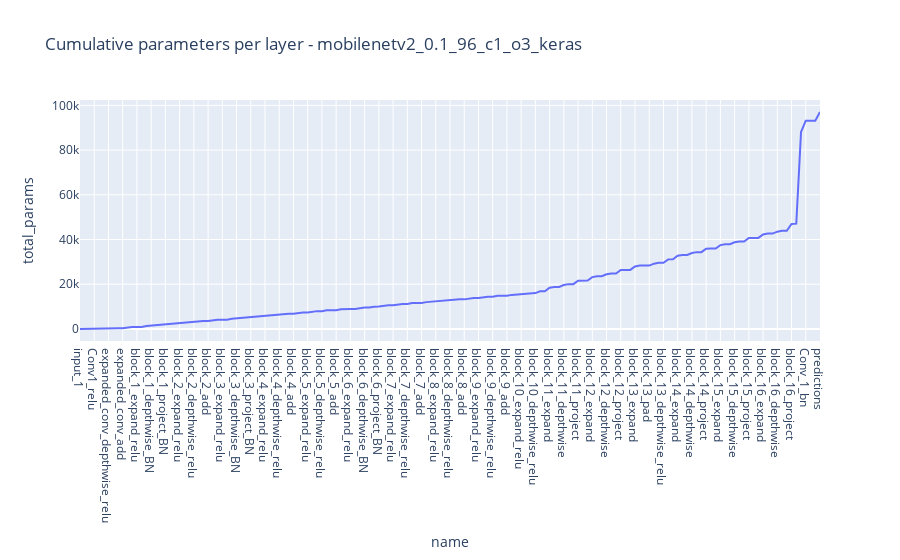

The code cell stored with this chart in its notebook:
### Code cell
fig4 = px.line(df, x="name", y= "total_params",
    title=f"Cumulative parameters per layer - {model_name}")
#fig.add_hline(y=256000, line_width=3, line_dash="dash", line_color="orange", annotation_text="256 kB MCU constraint", 
#              annotation_position="bottom right")
#fig.update_layout(showlegend=True)
fig4.show()

### Figure 1 — Plotly figure (JSON) as saved in the notebook; plotly's stock layout.template omitted (floating-point values rounded to 4 significant figures; data arrays with more than 128 entries replaced by an {"elided": "..."} marker saying what was removed)
{"data": [{"hovertemplate": "name=%{x}<br>total_params=%{y}<extra></extra>", "legendgroup": "", "line": {"color": "#636efa", "dash": "solid"}, "marker": {"symbol": "circle"}, "mode": "lines", "name": "", "orientation": "v", "showlegend": false, "type": "scatter", "x": {"elided": "157 str values"}, "xaxis": "x", "y": {"elided": "157 int values"}, "yaxis": "y"}], "layout": {"legend": {"tracegroupgap": 0}, "title": {"text": "Cumulative parameters per layer - mobilenetv2_0.1_96_c1_o3_keras"}, "xaxis": {"anchor": "y", "domain": [0, 1], "title": {"text": "name"}}, "yaxis": {"anchor": "x", "domain": [0, 1], "title": {"text": "total_params"}}}}
